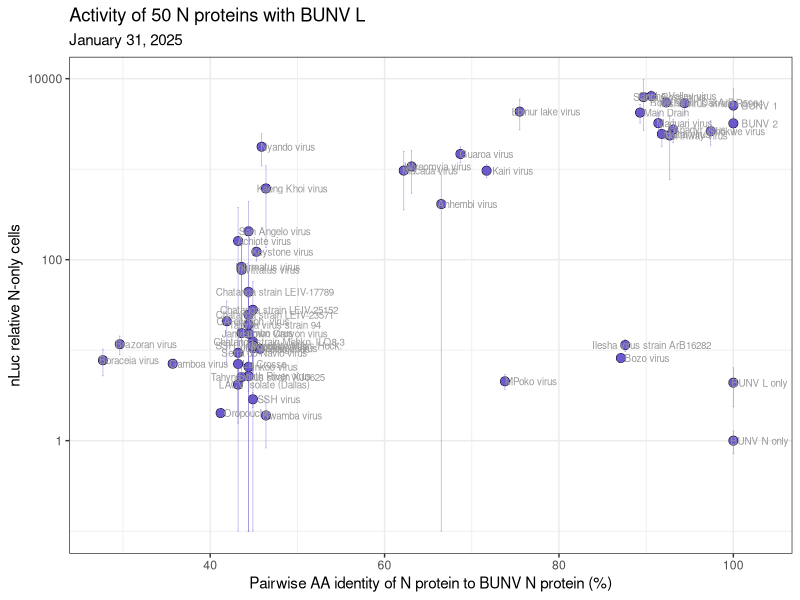
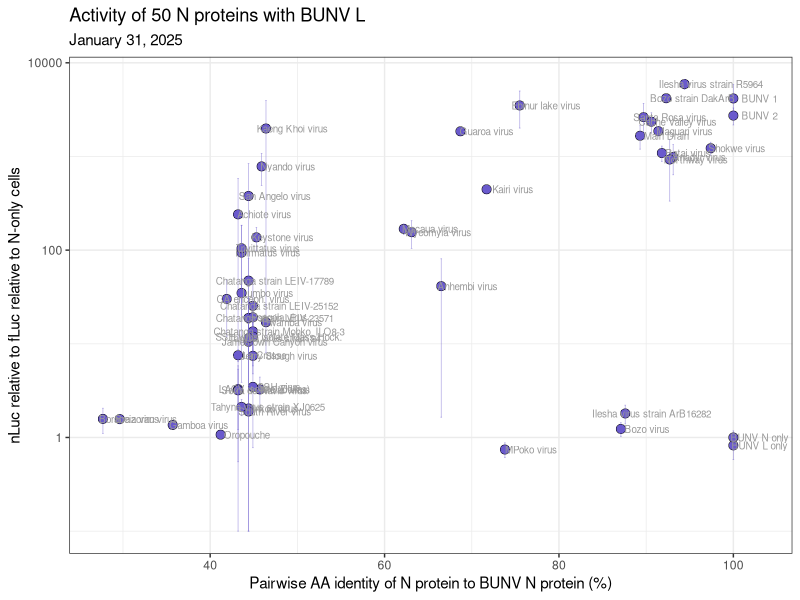
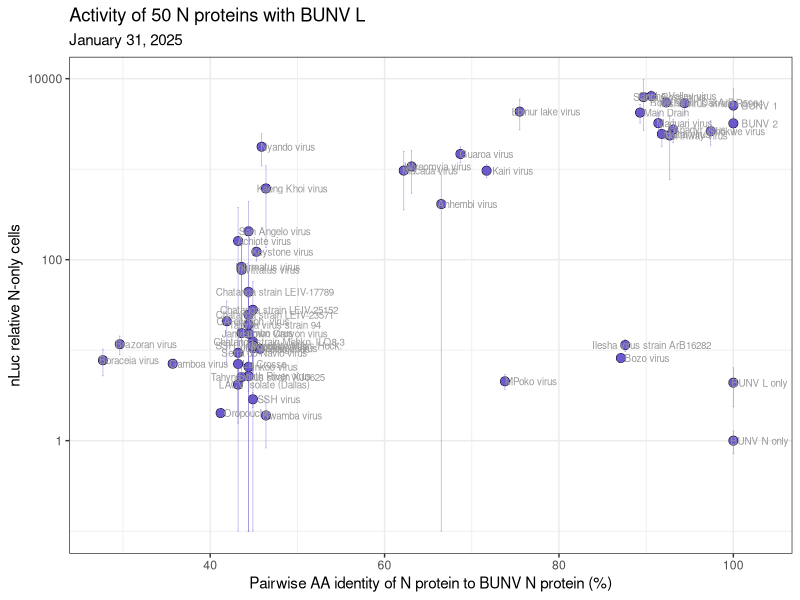
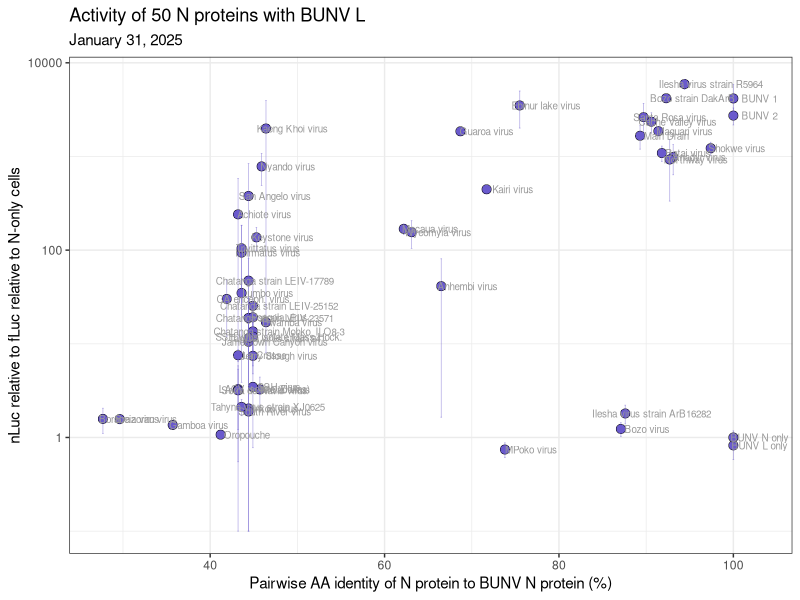

Generate these figures, in order, with R:
library(tidyverse)
library(readxl)
library(patchwork)

df <- read_excel("./2025_01_31_BUNV_50N_exp1_tidy.xlsx")

# remove L-only from the data frame and use N-only instead
# df <- df %>% 
#   filter(!(N == "BUNV L only"))

# calculate nLuc / fLuc
df <- df %>% mutate(nLuc_rel_fLuc = nLuc / fLuc)

# calculate N-only nLuc
df$bg_nLuc          <- df %>% filter(N == "BUNV N only") %>% summarize(bg_nLuc = mean(nLuc)) %>% pull(bg_nLuc)
df$bg_nLuc_rel_fLuc <- df %>% filter(N == "BUNV N only") %>% summarize(bg_nLuc_rel_fLuc = mean(nLuc_rel_fLuc)) %>% pull(bg_nLuc_rel_fLuc)

# normalize to N-only
df <- df %>% mutate(nLuc_rel_bg = nLuc / bg_nLuc,
                    nLuc_rel_fLuc_rel_bg = nLuc_rel_fLuc / bg_nLuc_rel_fLuc)

# ---------------------
# activity vs. distance
# ---------------------

# pairwise % identity between GPCs involved
dist_df <- read_excel("../Orthobunya_metadata.xlsx")

df <- left_join(df, dist_df, by=c("N_pMDS" = "pMDS"))

# calculate averages of normalized luminescence
# use double-normalized luminescence values.  
# That is, normalized to both N-only and fLuc
df_norm_avg <- df %>% 
  group_by (N) %>%
  summarize(mean_lum     = mean(nLuc_rel_bg),
            sd_lum       = sd(nLuc_rel_bg),
            mean_rel_lum = mean(nLuc_rel_fLuc_rel_bg),
            sd_rel_lum   = sd(nLuc_rel_fLuc_rel_bg),
            BUNV_pct_id  = mean(Pct_ID_BUNV_N),
            .groups="drop") 

# Set y axis min and max values for cases when std_dev > mean, 
# This way, negative values won't be undefined by the log scale in ggplot
yaxis_min <- 1e-1
yaxis_max <- 1e5


# singly normalized luminescence - to N-only
ggplot(df_norm_avg) +
  geom_point(aes(x=BUNV_pct_id, y=mean_lum), shape=21, 
             fill="slateblue", color="black", size=3, stroke=0.25) +
  geom_errorbar(aes(x=BUNV_pct_id, 
                    ymin = ifelse((mean_lum - sd_lum) < yaxis_min, yaxis_min, mean_lum - sd_lum),
                    ymax = ifelse((mean_lum + sd_lum) > yaxis_max, yaxis_max, mean_lum + sd_lum)),
                linewidth=0.25, alpha=0.5, color="slateblue") + 
  geom_text(aes(x=BUNV_pct_id, y=mean_lum, label=N), 
            size=2.5, color="grey60", 
            nudge_x=3, 
            nudge_y=0, 
            check_overlap = F ) +
  xlab("Pairwise AA identity of N protein to BUNV N protein (%)") +
  ylab("nLuc relative N-only cells") +
  scale_y_log10() +
  theme_bw()  +
  ggtitle("Activity of 50 N proteins with BUNV L", subtitle="January 31, 2025")

# save as PDF
ggsave("2025_02_07_BUNV_50N_results_singly_normalized.pdf", units="in", width=10, height=7.5)

# doubly normalized luminescence (normalize to N-only and fLuc)
ggplot(df_norm_avg) +
  geom_point(aes(x=BUNV_pct_id, y=mean_rel_lum), shape=21, 
             fill="slateblue", color="black", size=3, stroke=0.25) +
  geom_errorbar(aes(x=BUNV_pct_id, 
                    ymin = ifelse((mean_rel_lum - sd_rel_lum) < yaxis_min, yaxis_min, mean_rel_lum - sd_rel_lum),
                    ymax = ifelse((mean_rel_lum + sd_rel_lum) > yaxis_max, yaxis_max, mean_rel_lum + sd_rel_lum)),
                linewidth=0.25, alpha=0.5, color="slateblue") +
  geom_text(aes(x=BUNV_pct_id, y=mean_rel_lum, label=N), 
            size=2.5, color="grey60", 
            nudge_x=3, 
            nudge_y=0, 
            check_overlap = F ) +
  xlab("Pairwise AA identity of N protein to BUNV N protein (%)") +
  ylab("nLuc relative to fLuc relative to N-only cells") +
  scale_y_log10() +
  theme_bw()  +
  ggtitle("Activity of 50 N proteins with BUNV L", subtitle="January 31, 2025")

# save as PDF
ggsave("2025_02_07_BUNV_50N_results_doubly_normalized.pdf", units="in", width=10, height=7.5)
